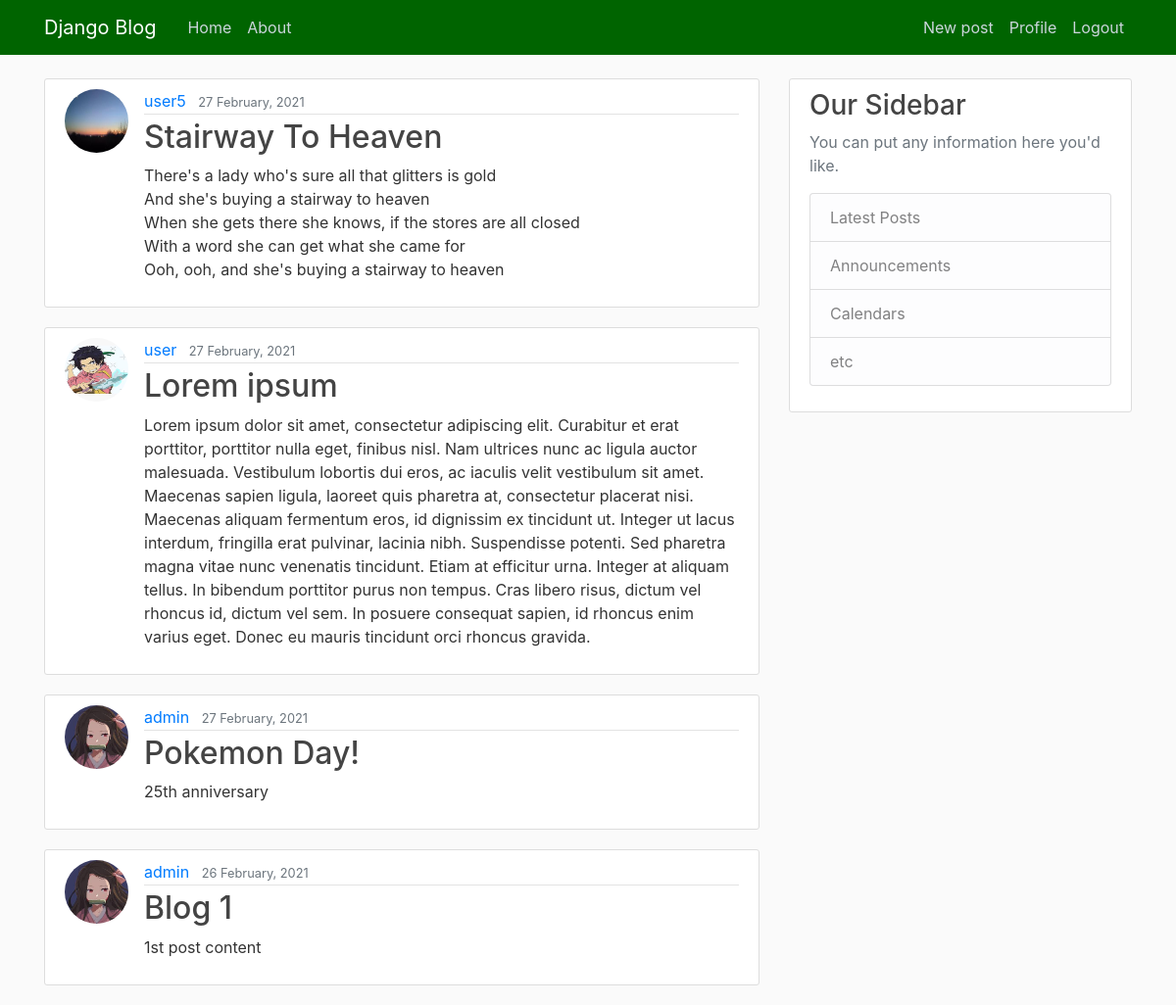
Page / (signed in) on the committed database.
### blog/models.py (models this page shows, shortened)
class Post(models.Model):
    title = models.CharField(max_length=100)
    content = models.TextField()
    date_posted = models.DateTimeField(default=timezone.now)
    author = models.ForeignKey(User, on_delete=models.CASCADE)

### users/models.py (models this page shows, shortened)
class Profile(models.Model):
    user = models.OneToOneField(User, on_delete=models.CASCADE)
    image = models.ImageField(default='default.jpg', upload_to='profile_pics')

### blog/views.py (the view)
# urls.py: path('', PostListView.as_view(), name='blog-home'),
class PostListView(ListView):
    model = Post
    template_name = 'blog/home.html'
    context_object_name = 'posts'
    ordering = ['-date_posted']

### blog/templates/blog/home.html
{% extends "blog/base.html" %}
{% block content %}
    {% for post in posts %}
        <article class="media content-section">
          <img class="rounded-circle article-img" src="{{ post.author.profile.image.url }}">
          <div class="media-body">
            <div class="article-metadata">
              <a class="mr-2" href="#">{{ post.author }}</a>
              <small class="text-muted">{{ post.date_posted|date:"d F, Y" }}</small>
            </div>
            <h2><a class="article-title" href="{% url 'post-detail' post.id %}">{{ post.title }}</a></h2>
            <p class="article-content">{{ post.content }}</p>
          </div>
        </article>
    {% endfor %}
{% endblock content %}

### blog/static/blog/main.css (style rules this page uses)
body { background: #fafafa; color: #333333; margin-top: 5rem; }
h1, h2, h3, h4, h5, h6 { color: #444444; }
.content-section { background: #ffffff; padding: 10px 20px; border: 1px solid #dddddd; border-radius: 3px; margin-bottom: 20px; }
.article-title { color: #444444; }
.article-content { white-space: pre-line; }
.article-img { height: 65px; width: 65px; margin-right: 16px; }
.article-metadata { padding-bottom: 1px; margin-bottom: 4px; border-bottom: 1px solid #e3e3e3 }

### rows in the picture
Post: author.profile.image (picture), author "user5", date_posted "27 February, 2021", title "Stairway To Heaven", content "There's a lady who's sure all that glitters is gold And she's buying a stairway to heaven When she gets there she knows, if the stores are all closed With a word she can get what she came for Ooh, ooh, and she's buying a stairway to heaven"
Post: author.profile.image (picture), author "user", date_posted "27 February, 2021", title "Lorem ipsum", content "Lorem ipsum dolor sit amet, consectetur adipiscing elit. Curabitur et erat porttitor, porttitor nulla eget, finibus nisl. Nam ultrices nunc ac ligula auctor malesuada. Vestibulum lobortis dui eros, ac iaculis velit vestibulum sit amet. Maecenas sapien ligula, laoreet quis pharetra at, consectetur placerat nisi. Maecenas aliquam fermentum eros, id dignissim ex tincidunt ut. Integer ut lacus interdum, fringilla erat pulvinar, lacinia nibh. Suspendisse potenti. Sed pharetra magna vitae nunc venenatis tincidunt. Etiam at efficitur urna. Integer at aliquam tellus. In bibendum porttitor purus non tempus. Cras libero risus, dictum vel rhoncus id, dictum vel sem. In posuere consequat sapien, id…"
Post: author.profile.image (picture), author "admin", date_posted "27 February, 2021", title "Pokemon Day!", content "25th anniversary"
Post: author.profile.image (picture), author "admin", date_posted "26 February, 2021", title "Blog 1", content "1st post content"
